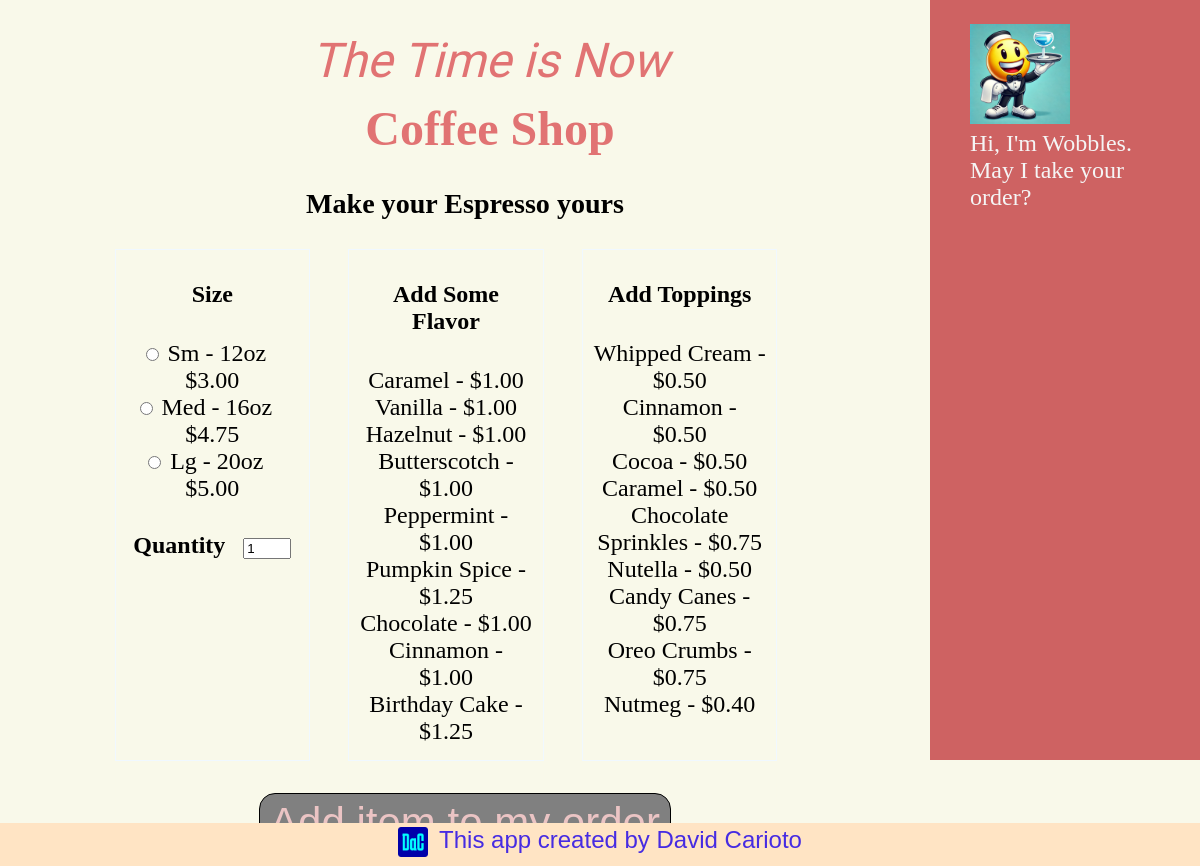
/pos/5, run on the app's committed database.
### pos/models.py (models this page shows, shortened)
class Drink(models.Model):
    drink_name = models.CharField(max_length=20)
    def __str__(self):
        return self.drink_name

class Size(models.Model):
    drink = models.ForeignKey(Drink, on_delete=models.CASCADE)
    size_name = models.CharField(max_length=20)
    size_cost = models.FloatField(default=1.00)
    def __str__(self):
        return self.size_name

class Flavor(models.Model):
    flavor_name = models.CharField(max_length=20)
    flavor_upcharge = models.FloatField(default=0.00)

class Topping(models.Model):
    topping_name = models.CharField(max_length=20)
    topping_upcharge = models.FloatField(default=0.00)

### pos/views.py (the view)
# urls.py: path("<int:drink_id>", views.build, name="build"),
def build(request, drink_id):
    if request.method == "POST":
        order = request.session.get("order", [])
        request.session["item_sequence"] += 1
        item_sequence = request.session["item_sequence"]
        selected_drink = request.POST.get("drink")
        drink = get_object_or_404(Drink, drink_name=selected_drink)
        selected_size = drink.size_set.get(pk=request.POST["size"])
        selected_flavors = request.POST.getlist("flavor")
        flavor_obs = Flavor.objects.filter(pk__in=selected_flavors)
        flav_prices = [
            {"name": flavor.flavor_name, "price": flavor.flavor_upcharge}
            for flavor in flavor_obs
        ]
        flav_cost_tot = sum(flavor["price"] for flavor in flav_prices)
        selected_toppings = request.POST.getlist("topping")
        topp_obs = Topping.objects.filter(pk__in=selected_toppings)
        topp_prices = [
            {"name": topping.topping_name, "price": topping.topping_upcharge}
            for topping in topp_obs
        ]
        topp_cost_tot = sum(topp["price"] for topp in topp_prices)
        quant = int(request.POST.get("quantity"))
        drink_tot = (flav_cost_tot + topp_cost_tot + selected_size.size_cost) * quant
        data = {
            "item_sequence": item_sequence,
            "drink": selected_drink,
            "size": selected_size.to_dict(),
            "flavors": flav_prices,
            "toppings": topp_prices,
            "quantity": quant,
            "total_cost": drink_tot,
        }
        order.append(data)
        request.session["order"] = order
        request.session.modified = True
        return render(request, "pos/success.html", {"data": data})
    else:
        drink = get_object_or_404(Drink.objects.filter(pk=drink_id))
        sizes = Size.objects.filter(drink=drink)
        flavors = Flavor.objects.all()
        toppings = Topping.objects.all()
        return render(
            request,
            "pos/build.html",
            {"drink": drink, "sizes": sizes, "flavor": flavors, "topping": toppings},
        )

### pos/context_processors.py (called while the page is built)
def current_order(request):
    order = request.session.get("order", [])
    subtot = 0
    for drink in order:
        subtot = subtot + float(drink["total_cost"])
    order_total = round(subtot * tax, 2)
    tax_amount = round(subtot * (tax - 1), 2)
    return {
        "current_order": order,
        "subtotal": subtot,
        "tax_amount": tax_amount,
        "order_total": order_total,
        "tax": ((tax - 1) * 100),
    }

### pos/templates/pos/build.html (shortened to what this page needs)
{% extends "pos/base.html" %}
{% load static %}
{% block styles %}<link rel="stylesheet" href="{% static 'pos/build.css' %}">{% endblock %}
{% block content %}
    <h3>Make your {{drink.drink_name}} yours</h2>
        <form method='post' id="formblock">
              <div id="extrasdiv">
                <div class='indiv'>
                  {% if sizes %}
                  <h4>Size</h4>
                  {% for size in sizes %}
                  <input type="radio"  name="size" id="{{size.id}}" value="{{size.id}}" required>
                  <label for="{{size.id}}" id="sizelist" >{{size}}   &nbsp&nbsp  ${{size.size_cost|floatformat:2}} </label><br>
                  {% endfor %}
                  {% endif %}
                  <p id="quantlab">Quantity &nbsp&nbsp<input type="number" name="quantity" value="1" min="1" max="9"></p>
                  <br>
                </div>
                <div class='indiv'>
                  <h4>Add Some Flavor</h4>
                  {% if flavor %}
                  {% for flav in flavor %}
                  <label for="flavor_{{flav.id}}" class="flav_lab">{{flav.flavor_name}} - ${{flav.flavor_upcharge|floatformat:2}}</label><br>
                  {% endfor %}
                  {% else %}
                  <p>No flavors are currently available</p>
                  {% endif %}
                </div>
                <div class='indiv'>
                  <h4>Add Toppings</h4>
                  {% if topping %}
                  {% for topp in topping%}
                  <label for="topping_{{topp.id}}" class="topp_lab">{{topp.topping_name}} - ${{ topp.topping_upcharge|floatformat:2}}</label><br>
                  {% endfor %}
                  {% else %}
                  <p>No toppings are currently available</p>
                  {% endif %}
                </div>
              </div>
            <br>
            <div id="subdiv">
            </div>
          </form>
{% endblock %}

### pos/static/pos/base.css (style rules this page uses)
:root { background-color: rgb(249, 249, 234); color: black; font-size: 1.5rem; }

### pos/static/pos/build.css (style rules this page uses)
#sizelist { display: inline-flexbox; }
#quantlab { font-weight: bold; margin-top: 30px; }
#extrasdiv { display: flex; justify-content: center; margin: 0 auto; text-align: center; }
#subdiv { display: flex; justify-content: center; align-items: center; }
.indiv { margin-right: 38px; border: 1px solid aliceblue; padding: 0 10px 15px 10px; width: 19%; }
h3 { text-align: center; }

### data on the page
Drink: drink_name "Espresso"
Size: size_name "Sm - 12oz", size_cost "3.00"
Size: size_name "Med - 16oz", size_cost "4.75"
Size: size_name "Lg - 20oz", size_cost "5.00"
Flavor: flavor_name "Caramel", flavor_upcharge "1.00"
Flavor: flavor_name "Vanilla", flavor_upcharge "1.00"
Flavor: flavor_name "Hazelnut", flavor_upcharge "1.00"
Flavor: flavor_name "Butterscotch", flavor_upcharge "1.00"
Flavor: flavor_name "Peppermint", flavor_upcharge "1.00"
Flavor: flavor_name "Pumpkin Spice", flavor_upcharge "1.25"
Flavor: flavor_name "Chocolate", flavor_upcharge "1.00"
Flavor: flavor_name "Cinnamon", flavor_upcharge "1.00"
Flavor: flavor_name "Birthday Cake", flavor_upcharge "1.25"
Topping: topping_name "Whipped Cream", topping_upcharge "0.50"
Topping: topping_name "Cinnamon", topping_upcharge "0.50"
Topping: topping_name "Cocoa", topping_upcharge "0.50"
Topping: topping_name "Caramel", topping_upcharge "0.50"
Topping: topping_name "Chocolate Sprinkles", topping_upcharge "0.75"
Topping: topping_name "Nutella", topping_upcharge "0.50"
Topping: topping_name "Candy Canes", topping_upcharge "0.75"
Topping: topping_name "Oreo Crumbs", topping_upcharge "0.75"
Topping: topping_name "Nutmeg", topping_upcharge "0.40"
